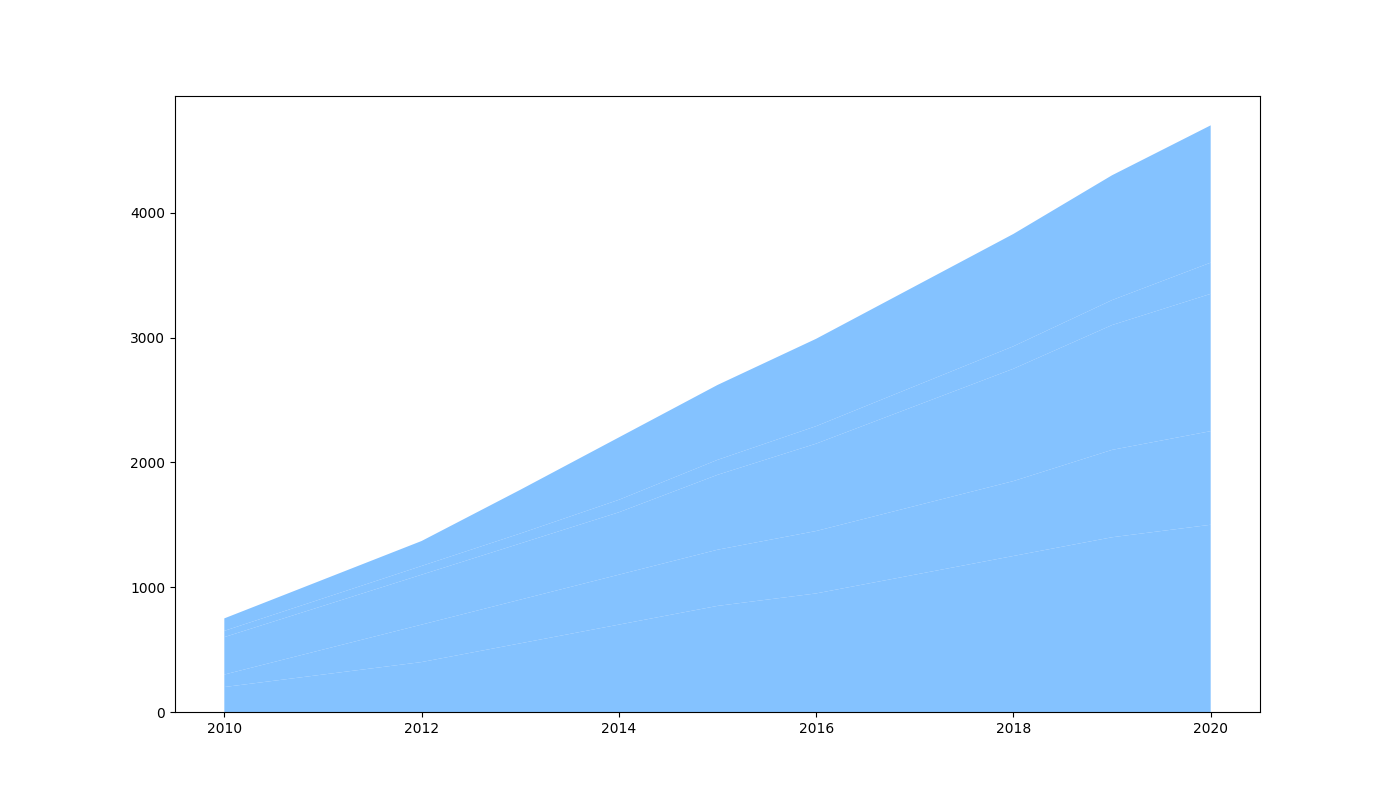

Source code (Python):
import matplotlib.pyplot as plt
import numpy as np

years = np.arange(2010, 2021)

sparrows = np.array([200, 300, 400, 550, 700, 850, 950, 1100, 1250, 1400, 1500])
hawks = np.array([100, 200, 300, 350, 400, 450, 500, 550, 600, 700, 750])
swallows = np.array([300, 350, 400, 450, 500, 600, 700, 800, 900, 1000, 1100])
pelicans = np.array([50, 60, 70, 80, 100, 120, 140, 160, 180, 200, 250])
geese = np.array([100, 150, 200, 350, 500, 600, 700, 800, 900, 1000, 1100])

bird_migrations = np.vstack([sparrows, hawks, swallows, pelicans, geese])

fig, ax = plt.subplots(figsize=(14, 8))

# Plotting with a single color
single_color = '#66b3ff'
ax.stackplot(years, bird_migrations, colors=[single_color for _ in range(len(bird_migrations))], alpha=0.8)

plt.show()
